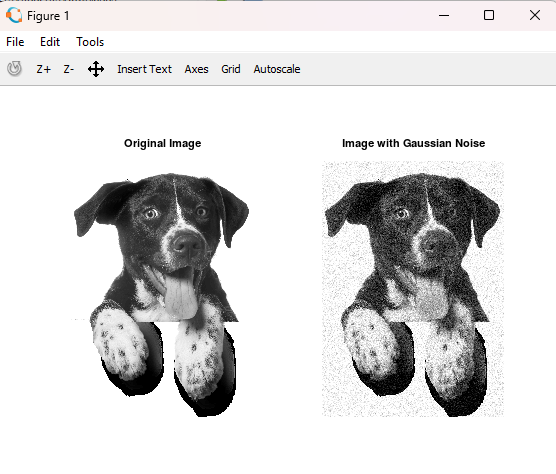
%> input picture IP/LAB/lab10.png, 556 x 474 px, given in place of jelly.png, which was not available
$ octave lab4.m   (GNU Octave 9; MATLAB toolbox functions it lacks are replaced by stand-ins)
%> lines starting %> are read from the running program, lines starting %| are printed output that depends on the picture; pictures that were not available may be replaced by others from this repository, and a replacement may not be noted
pkg load image;
a=imread('jelly.png');
%> a is the input picture: size 474x556x3 uint8; mean R, G, B 218.4, 217.9, 218
 subplot(2,2,1);
imshow(a);
 title 'original image';
 b=im2double(a);
 a1= input('enter value a');
%> the answer given: 3
enter value a 10
%> (this line was passed over: enter is not available in this run)
 ga1=input('enter value gamma');
%> the answer given: 2
enter value gamma 9
%> (this line was passed over: enter is not available in this run)
 s=(a1*(b.^ga1))*256;
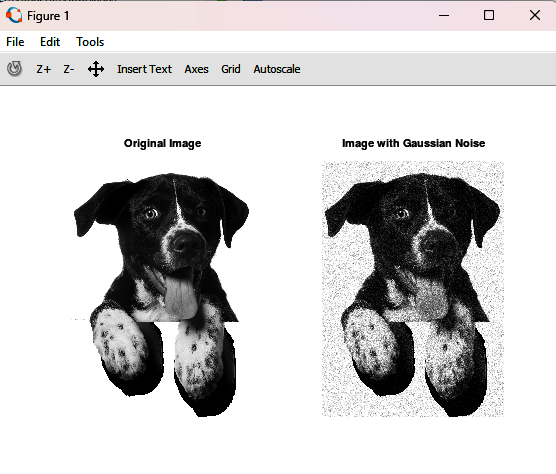
%> s: size 474x556x3 double; mean R, G, B 625.8, 622.7, 623; drawn with min black and max white
 s1=uint8(s);
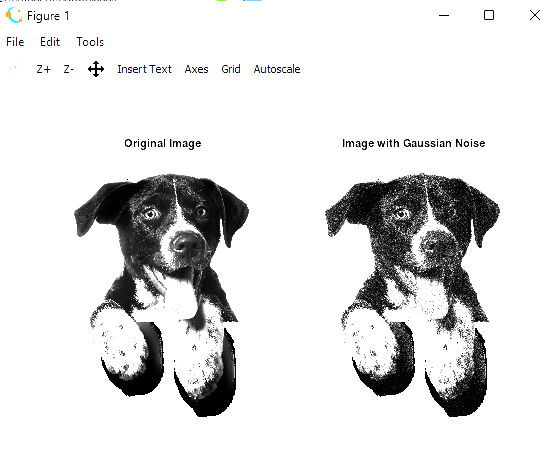
%> s1: size 474x556x3 uint8; mean R, G, B 223.9, 223.9, 223.9
 subplot(2,2,2);
 imshow(s1);
 title 'image 1';
 a2= input('enter value a');
%> the answer given: 3
enter value a 5
%> (this line was passed over: enter is not available in this run)
 ga2=input('enter value gamma');
%> the answer given: 2
enter value gamma 7
%> (this line was passed over: enter is not available in this run)
 sp=(a2*(b.^ga2))*256;
 s2=uint8(sp);
 subplot(2,2,3);
 imshow(s2);
 title 'image 2';
 a3= input('enter value a');
%> the answer given: 3
enter value a8
%> (this line was passed over: enter is not available in this run)
 ga3=input('enter value gamma');
%> the answer given: 2
enter value gamma9
%> (this line was passed over: enter is not available in this run)
 sp2=(a3*(b.^ga3))*256;
 sp3=uint8(sp2);
 subplot(2,2,4);
%> (the run ends here)

$ run again, on IP/LAB/lab11.png
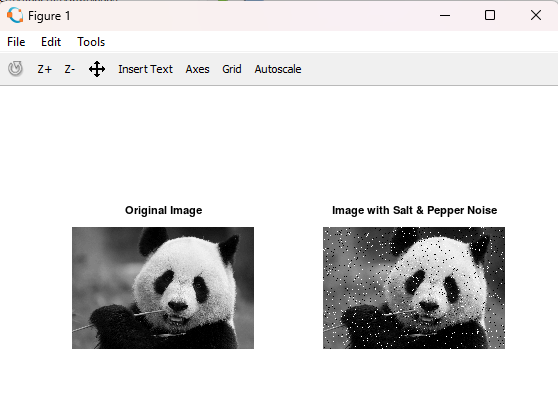
%> input picture IP/LAB/lab11.png, 558 x 403 px, given in place of jelly.png, which was not available
%> a is the input picture: size 403x558x3 uint8; mean R, G, B 219.9, 219.2, 219.3
%> `s=(a1*(b.^ga1))*256;`:
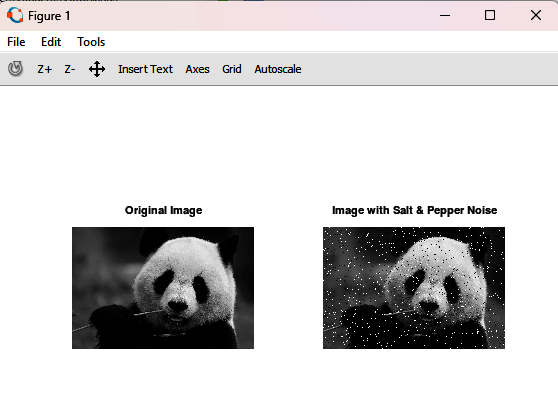
%> s: size 403x558x3 double; mean R, G, B 632.5, 628.9, 629.3; drawn with min black and max white
%> `s1=uint8(s);`:
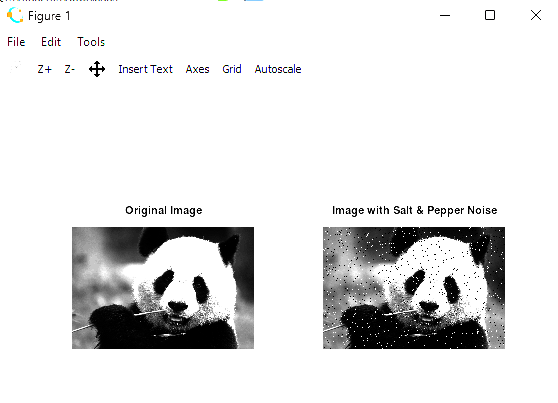
%> s1: size 403x558x3 uint8; mean R, G, B 225.8, 225.8, 225.8

$ run again, on IP/LAB/lab12.png
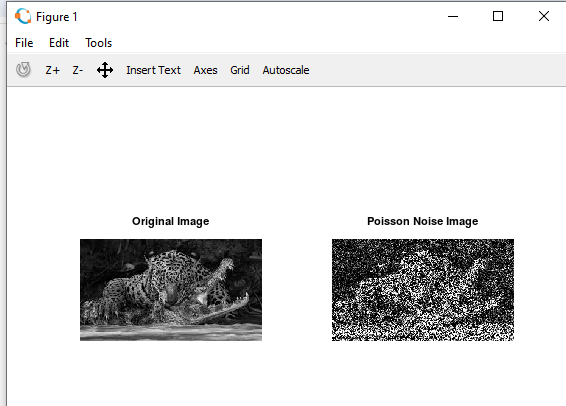
%> input picture IP/LAB/lab12.png, 566 x 406 px, given in place of jelly.png, which was not available
%> a is the input picture: size 406x566x3 uint8; mean R, G, B 221.6, 221.6, 221.6
%> `s=(a1*(b.^ga1))*256;`:
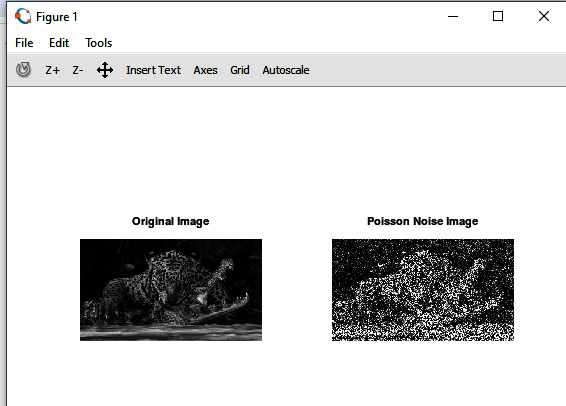
%> s: size 406x566x3 double; mean R, G, B 645.6, 645.8, 645.7; drawn with min black and max white
%> `s1=uint8(s);`:
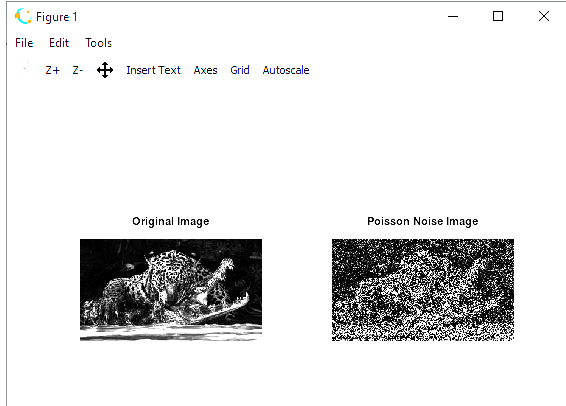
%> s1: size 406x566x3 uint8; mean R, G, B 225.4, 225.3, 225.4
